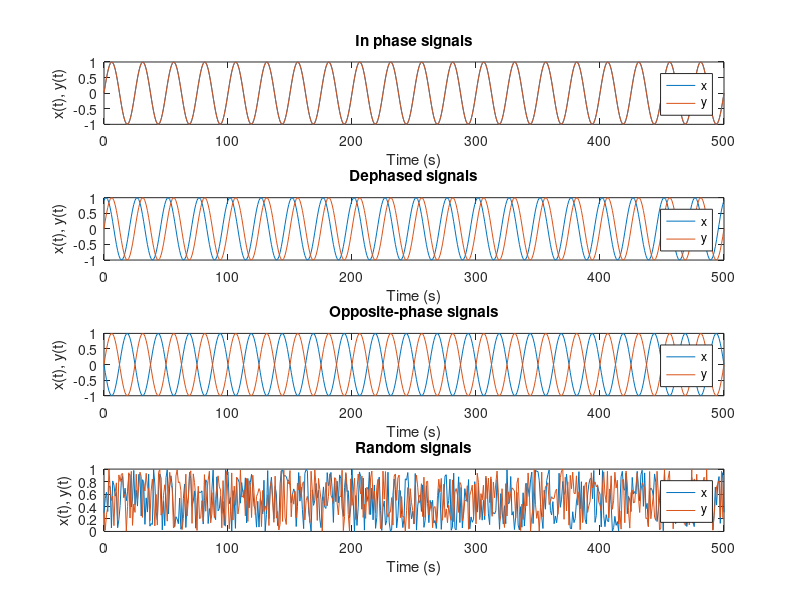

This chart was generated by the following MATLAB code: (Note: this script raises an error after producing the figure.)
clearvars; clc; close all;

%%%%%%%%%%%%%%%%%%%%%%%%%% SAMPLE SIGNALS %%%%%%%%%%%%%%%%%%%%%%%%%%
% Creation of sample signals
n = 250;
f=1/n;
t=0:f:2;

% In phase
x1=sin(2*pi*10*t);
y1=sin(2*pi*10*t);
% Out of phase
x3=sin(2*pi*10*t+20);
y3=sin(2*pi*10*t);
% Opposite phase
x2=sin(-2*pi*10*t);
y2=sin(2*pi*10*t);
% Random
x4=rand(1,501);
y4=rand(1,501);

figure;
times = (0:500);
subplot(411)
plot(times,x1);
hold();
plot(times,y1);
xlabel('Time (s)');
ylabel('x(t), y(t)');
legend('x', 'y')
title('In phase signals');
subplot(412)
plot(times,x3);
hold();
plot(times,y3);
xlabel('Time (s)');
ylabel('x(t), y(t)');
legend('x', 'y')
title('Dephased signals');
subplot(413)
plot(times,x2);
hold();
plot(times,y2);
xlabel('Time (s)');
ylabel('x(t), y(t)');
legend('x', 'y')
title('Opposite-phase signals');
subplot(414)
plot(times,x4);
hold();
plot(times,y4);
xlabel('Time (s)');
ylabel('x(t), y(t)');
legend('x', 'y')
title('Random signals');
set(gcf, 'units','normalized','outerposition',[0 0 1 1])

% Creation of a window containing the sample signals
wind = window(n, 0);
dat = horzcat(x1.',y1.',x2.',y2.',x3.',y3.',x4.',y4.');
wind.Data = dat;

%%%%%%%%%%%%%%%%%%%%%%%% CROSS-CORRELATION %%%%%%%%%%%%%%%%%%%%%%%%%
% Computation of the cross-correlation
cross = crossCorrelation();
cross_corr_dat1 = cross.measure(wind,1,2);
cross_corr_dat3 = cross.measure(wind,5,6);
cross_corr_dat2 = cross.measure(wind,3,4);
cross_corr_dat4 = cross.measure(wind,7,8);

lag = -cross.Max_lag:cross.Max_lag;
figure;
subplot(411)
plot(lag, cross_corr_dat1.Value)
ylabel('Cross-correlation'); xlabel('Lag (s)')
title('Cross-correlation of in-phase signals')
subplot(412)
plot(lag, cross_corr_dat3.Value)
ylabel('Cross-correlation'); xlabel('Lag (s)')
title('Cross-correlation of dephased signals')
subplot(413)
plot(lag, cross_corr_dat2.Value)
ylabel('Cross-correlation'); xlabel('Lag (s)')
title('Cross-correlation of opposite-phase signals')
subplot(414)
plot(lag, cross_corr_dat4.Value)
ylabel('Cross-correlation'); xlabel('Lag (s)')
title('Cross-correlation of random signals')
set(gcf, 'units','normalized','outerposition',[0 0 1 1])

% Computation of the Fisher Transform of the cross-correlation
cross_corr_dat1 = cross.FTmeasure(wind,1,2);
cross_corr_dat3 = cross.FTmeasure(wind,5,6);
cross_corr_dat2 = cross.FTmeasure(wind,3,4);
cross_corr_dat4 = cross.FTmeasure(wind,7,8);

lag = -cross.Max_lag:cross.Max_lag;
figure;
subplot(411)
plot(lag, cross_corr_dat1)
ylabel('Fisher Transform'); xlabel('Lag (s)')
title('Fisher Transform of the cross-correlation for in-phase signals')
subplot(412)
plot(lag, cross_corr_dat3)
ylabel('Fisher Transform'); xlabel('Lag (s)')
title('Fisher Transform of the cross-correlation for dephased signals')
subplot(413)
plot(lag, cross_corr_dat2)
ylabel('Fisher Transform'); xlabel('Lag (s)')
title('Fisher Transform of the cross-correlation for opposite-phase signals')
subplot(414)
plot(lag, cross_corr_dat4)
ylabel('Fisher Transform'); xlabel('Lag (s)')
title('Fisher Transform of the cross-correlation for random signals')
set(gcf, 'units','normalized','outerposition',[0 0 1 1])

%%%%%%%%%%%%%%%%%%% CORRECTED CROSS-CORRELATION %%%%%%%%%%%%%%%%%%%%

% Computation of the corrected cross-correlation
corr = correctedCrossCorrelation();
corr_cross_corr_dat1 = corr.measure(wind,1,2);
corr_cross_corr_dat2 = corr.measure(wind,3,4);
corr_cross_corr_dat3 = corr.measure(wind,5,6);
corr_cross_corr_dat4 = corr.measure(wind,7,8);

lag = 1:cross.Max_lag;
figure;
subplot(411)
plot(lag, corr_cross_corr_dat1.Value)
ylabel('Corected cross-correlation'); xlabel('Lag (s)')
title('Corrected cross-correlation of in-phase signals')
subplot(412)
plot(lag, corr_cross_corr_dat3.Value)
ylabel('Corrected cross-correlation'); xlabel('Lag (s)')
title('Corrected cross-correlation of dephased signals')
subplot(413)
plot(lag, corr_cross_corr_dat2.Value)
ylabel('Corrected cross-correlation'); xlabel('Lag (s)')
title('Corrected cross-correlation of opposite-phase signals')
subplot(414)
plot(lag, corr_cross_corr_dat4.Value)
ylabel('Corrected cross-correlation'); xlabel('Lag (s)')
title('Corrected cross-correlation of random signals')
set(gcf, 'units','normalized','outerposition',[0 0 1 1])

% Computation of the Fisher Transform of the corrected cross-correlation
cross_corr_dat1 = corr.FTmeasure(wind,1,2);
cross_corr_dat2 = corr.FTmeasure(wind,3,4);
cross_corr_dat3 = corr.FTmeasure(wind,5,6);
cross_corr_dat4 = corr.FTmeasure(wind,7,8);

lag = 1:cross.Max_lag;
figure;
subplot(411)
plot(lag, cross_corr_dat1)
ylabel('Fisher Transform'); xlabel('Lag (s)')
title('Fisher Transform of the corrected cross-correlation for in-phase signals')
subplot(412)
plot(lag, cross_corr_dat3)
ylabel('Fisher Transform'); xlabel('Lag (s)')
title('Fisher Transform of the corrected cross-correlation for dephased signals')
subplot(413)
plot(lag, cross_corr_dat2)
ylabel('Fisher Transform'); xlabel('Lag (s)')
title('Fisher Transform of the corrected cross-correlation for opposite-phase signals')
subplot(414)
plot(lag, cross_corr_dat4)
ylabel('Fisher Transform'); xlabel('Lag (s)')
title('Fisher Transform of the corrected cross-correlation for random signals')
set(gcf, 'units','normalized','outerposition',[0 0 1 1])